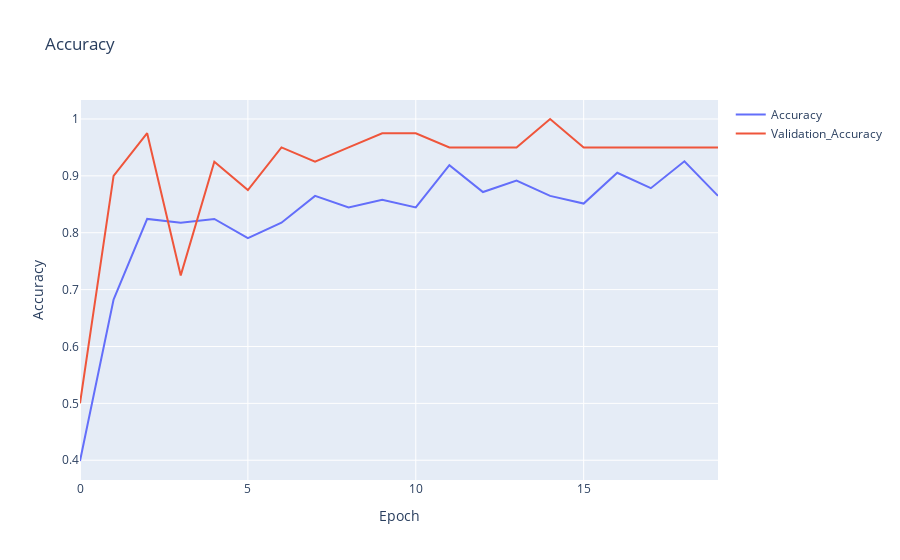

Source (notebook cell):
### Code cell
fig = go.Figure(data=go.Line(x=history.epoch, y=history.history['accuracy'], name='Accuracy'), layout=go.Layout(title='Accuracy', xaxis=dict(title='Epoch'), yaxis=dict(title='Accuracy')))
fig.add_trace(go.Line(y=history.history['val_accuracy'], name="Validation_Accuracy"))
fig.show()

### Figure 1 — Plotly figure (JSON) as saved in the notebook; plotly's stock layout.template omitted (floating-point values rounded to 4 significant figures)
{"data": [{"name": "Accuracy", "type": "scatter", "x": [0, 1, 2, 3, 4, 5, 6, 7, 8, 9, 10, 11, 12, 13, 14, 15, 16, 17, 18, 19], "y": [0.3986, 0.6824, 0.8243, 0.8176, 0.8243, 0.7905, 0.8176, 0.8649, 0.8446, 0.8581, 0.8446, 0.9189, 0.8716, 0.8919, 0.8649, 0.8514, 0.9054, 0.8784, 0.9257, 0.8649]}, {"name": "Validation_Accuracy", "type": "scatter", "y": [0.5, 0.9, 0.975, 0.725, 0.925, 0.875, 0.95, 0.925, 0.95, 0.975, 0.975, 0.95, 0.95, 0.95, 1, 0.95, 0.95, 0.95, 0.95, 0.95]}], "layout": {"title": {"text": "Accuracy"}, "xaxis": {"title": {"text": "Epoch"}}, "yaxis": {"title": {"text": "Accuracy"}}}}
